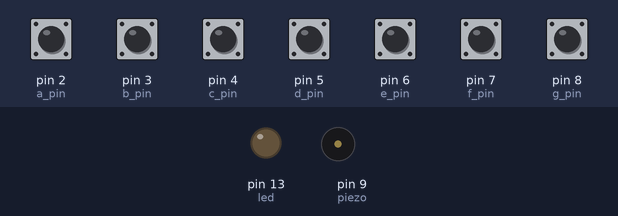
Simulated run of this sketch. Board: Arduino Uno, built with avr-gcc and run on an emulated ATmega328P. On the bench: output pins drawn as LEDs (lit = HIGH), buzzer (waves = sounding). Inputs (shaded band) come from the test bench; at power-on: pin 2 (a_pin), pin 3 (b_pin), pin 4 (c_pin), pin 5 (d_pin), pin 6 (e_pin), pin 7 (f_pin), pin 8 (g_pin) HIGH.

Above: at 1.2 s.
1.3 s: pin 2 (a_pin) pulled LOW for 0.15 s
At 1.37 s:
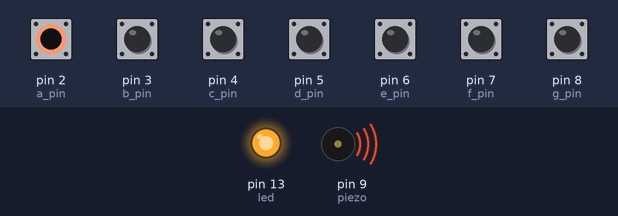
Timing chart, 0 to 4.3 s (numbered marks = the images above; inputs shaded):
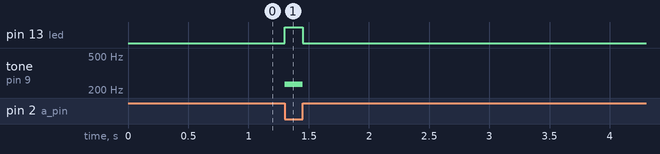

Measured:
- after the input at 1.3 s, pin 13 (led): LOW → HIGH at once, → LOW 0.15 s later; tone on pin 9 (piezo): silent → 234 Hz at once, → silent 0.15 s later

The sketch:

piano.ino
```cpp
//Simple piano using piezo and 7 push buttons(one each for a note) with arduino uno
//Defining the frequency of each note
#define KEY_A 234
#define KEY_B 247
#define KEY_C 262
#define KEY_D 294
#define KEY_E 330
#define KEY_F 349
#define KEY_G 392

const int a_pin=2; //Note A - Push button connected to pin2
const int b_pin=3; //Note B - Push button connected to pin2
const int c_pin=4; //Note C - Push button connected to pin2
const int d_pin=5; //Note D - Push button connected to pin2
const int e_pin=6; //Note E - Push button connected to pin2
const int f_pin=7; //Note F - Push button connected to pin2
const int g_pin=8; //Note G - Push button connected to pin2
const int piezo=9; //Connecting piezo buzzer to pin9
const int led=LED_BUILTIN; //Blinking LED for every active state of push button

const boolean buttonsAreActiveLow=true;

void setup(){
  pinMode(a_pin,INPUT_PULLUP);
  pinMode(b_pin,INPUT_PULLUP);
  pinMode(c_pin,INPUT_PULLUP);
  pinMode(d_pin,INPUT_PULLUP);
  pinMode(e_pin,INPUT_PULLUP);
  pinMode(f_pin,INPUT_PULLUP);
  pinMode(g_pin,INPUT_PULLUP);
  pinMode(piezo,OUTPUT);
  pinMode(led,OUTPUT);
}
void loop(){
  if(isButtonPressed(a_pin))
    tone(piezo,KEY_A);
  else if(isButtonPressed(b_pin))
    tone(piezo,KEY_B);
  else if(isButtonPressed(c_pin))
    tone(piezo,KEY_C);
  else if(isButtonPressed(d_pin))
    tone(piezo,KEY_D);
  else if(isButtonPressed(e_pin))
    tone(piezo,KEY_E);
  else if(isButtonPressed(f_pin))
    tone(piezo,KEY_F);
  else if(isButtonPressed(g_pin))
    tone(piezo,KEY_G);
  else{
    noTone(piezo);
    digitalWrite(led,LOW);
  }
}
boolean isButtonPressed(int btnPin){
  int btnVal=digitalRead(btnPin);
  if(buttonsAreActiveLow&&btnVal==LOW){
    digitalWrite(led,HIGH);
    return true;
  }
  else if(!buttonsAreActiveLow&&btnVal==HIGH){
    digitalWrite(led,HIGH);
    return true;
  }
  return false;
}
```
